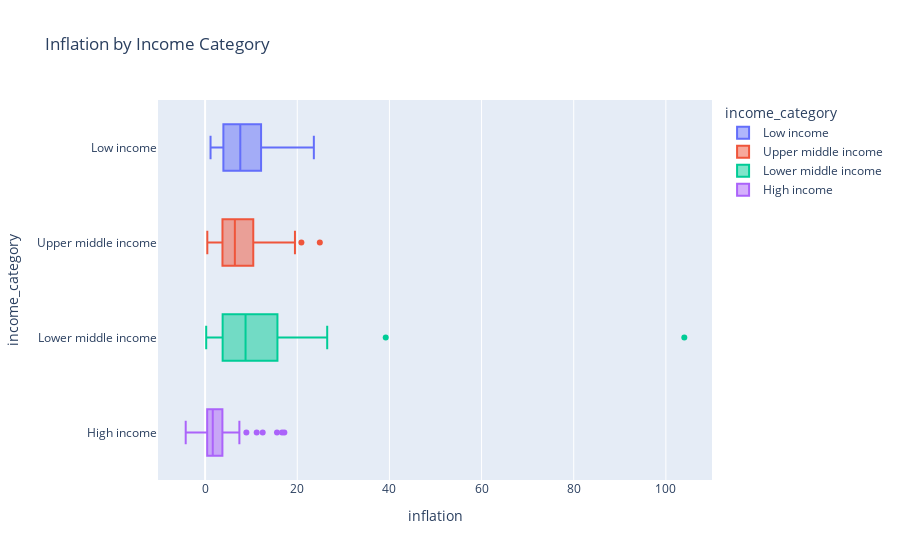

Write notebook code for a chart like this one.
### Code cell
# Creates a horizontal box plot to visualize the inflation distribution by income category.
px.box(
    df_countries,
    x="inflation",
    y="income_category",
    color="income_category",
    orientation="h",
    hover_data=["country"],
    title="Inflation by Income Category",
)

### Figure 1 — Plotly figure (JSON) as saved in the notebook; plotly's stock layout.template omitted (floating-point values rounded to 4 significant figures)
{"data": [{"alignmentgroup": "True", "customdata": [["Afghanistan"], ["Burkina Faso"], ["Burundi"], ["Central African Republic"], ["Chad"], ["Congo Dem. Rep."], ["Eritrea"], ["Gambia"], ["Guinea-Bissau"], ["Liberia"], ["Madagascar"], ["Malawi"], ["Mali"], ["Mozambique"], ["Niger"], ["Rwanda"], ["Sierra Leone"], ["Sudan"], ["Togo"], ["Uganda"], ["Yemen"]], "hovertemplate": "income_category=%{y}<br>inflation=%{x}<br>country=%{customdata[0]}<extra></extra>", "legendgroup": "Low income", "marker": {"color": "#636efa"}, "name": "Low income", "notched": false, "offsetgroup": "Low income", "orientation": "h", "showlegend": true, "type": "box", "x": [9.44, 6.81, 12.3, 2.01, 6.39, 20.8, 11.6, 4.3, 2.97, 5.47, 8.79, 12.1, 4.37, 7.64, 2.55, 2.61, 17.2, 19.6, 1.18, 10.6, 23.6], "x0": " ", "xaxis": "x", "y": ["Low income", "Low income", "Low income", "Low income", "Low income", "Low income", "Low income", "Low income", "Low income", "Low income", "Low income", "Low income", "Low income", "Low income", "Low income", "Low income", "Low income", "Low income", "Low income", "Low income", "Low income"], "y0": " ", "yaxis": "y"}, {"alignmentgroup": "True", "customdata": [["Albania"], ["Argentina"], ["Armenia"], ["Azerbaijan"], ["Belarus"], ["Belize"], ["Bosnia and Herzegovina"], ["Botswana"], ["Brazil"], ["Bulgaria"], ["China"], ["Colombia"], ["Costa Rica"], ["Dominican Republic"], ["Ecuador"], ["El Salvador"], ["Equatorial Guinea"], ["Fiji"], ["Gabon"], ["Georgia"], ["Grenada"], ["Guatemala"], ["Indonesia"], ["Iraq"], ["Jamaica"], ["Kazakhstan"], ["Libya"], ["Malaysia"], ["Maldives"], ["Mauritius"], ["Moldova"], ["Montenegro"], ["Namibia"], ["Paraguay"], ["Peru"], ["Russia"], ["Serbia"], ["South Africa"], ["St. Vincent and the Grenadines"], ["Suriname"], ["Thailand"], ["Tonga"], ["Turkey"], ["Turkmenistan"]], "hovertemplate": "income_category=%{y}<br>inflation=%{x}<br>country=%{customdata[0]}<extra></extra>", "legendgroup": "Upper middle income", "marker": {"color": "#EF553B"}, "name": "Upper middle income", "notched": false, "offsetgroup": "Upper middle income", "orientation": "h", "showlegend": true, "type": "box", "x": [4.49, 20.9, 7.77, 13.8, 15.1, 1.14, 1.4, 8.92, 8.41, 1.11, 6.94, 3.86, 6.57, 5.44, 7.47, 2.65, 24.9, 4.23, 16.6, 8.55, 0.48, 5.14, 15.3, 16.6, 9.81, 19.5, 14.2, 7.27, 2.88, 1.13, 11.1, 1.6, 3.56, 6.1, 5.71, 14.2, 5.88, 6.35, 4.44, 7.2, 4.08, 3.68, 7.01, 2.31], "x0": " ", "xaxis": "x", "y": ["Upper middle income", "Upper middle income", "Upper middle income", "Upper middle income", "Upper middle income", "Upper middle income", "Upper middle income", "Upper middle income", "Upper middle income", "Upper middle income", "Upper middle income", "Upper middle income", "Upper middle income", "Upper middle income", "Upper middle income", "Upper middle income", "Upper middle income", "Upper middle income", "Upper middle income", "Upper middle income", "Upper middle income", "Upper middle income", "Upper middle income", "Upper middle income", "Upper middle income", "Upper middle income", "Upper middle income", "Upper middle income", "Upper middle income", "Upper middle income", "Upper middle income", "Upper middle income", "Upper middle income", "Upper middle income", "Upper middle income", "Upper middle income", "Upper middle income", "Upper middle income", "Upper middle income", "Upper middle income", "Upper middle income", "Upper middle income", "Upper middle income", "Upper middle income"], "y0": " ", "yaxis": "y"}, {"alignmentgroup": "True", "customdata": [["Algeria"], ["Angola"], ["Bangladesh"], ["Benin"], ["Bhutan"], ["Bolivia"], ["Cambodia"], ["Cameroon"], ["Cape Verde"], ["Comoros"], ["Congo Rep."], ["Cote d'Ivoire"], ["Egypt"], ["Ghana"], ["Guinea"], ["Haiti"], ["India"], ["Iran"], ["Jordan"], ["Kenya"], ["Kiribati"], ["Kyrgyz Republic"], ["Lao"], ["Lebanon"], ["Lesotho"], ["Mauritania"], ["Micronesia"], ["Mongolia"], ["Morocco"], ["Myanmar"], ["Nepal"], ["Nigeria"], ["Pakistan"], ["Philippines"], ["Samoa"], ["Senegal"], ["Solomon Islands"], ["Sri Lanka"], ["Tajikistan"], ["Tanzania"], ["Timor-Leste"], ["Tunisia"], ["Ukraine"], ["Uzbekistan"], ["Vanuatu"], ["Vietnam"], ["Zambia"]], "hovertemplate": "income_category=%{y}<br>inflation=%{x}<br>country=%{customdata[0]}<extra></extra>", "legendgroup": "Lower middle income", "marker": {"color": "#00cc96"}, "name": "Lower middle income", "notched": false, "offsetgroup": "Lower middle income", "orientation": "h", "showlegend": true, "type": "box", "x": [16.1, 22.4, 7.14, 0.885, 5.99, 8.78, 3.12, 1.91, 0.505, 3.87, 20.7, 5.39, 10.1, 16.6, 16.1, 5.45, 8.98, 15.9, 8.43, 2.09, 1.52, 10, 9.2, 0.238, 4.15, 18.9, 3.8, 39.2, 0.976, 7.04, 15.1, 104, 10.9, 4.22, 1.72, 1.85, 6.81, 22.8, 12.5, 9.25, 26.5, 3.82, 13.4, 16.5, 2.62, 12.1, 14], "x0": " ", "xaxis": "x", "y": ["Lower middle income", "Lower middle income", "Lower middle income", "Lower middle income", "Lower middle income", "Lower middle income", "Lower middle income", "Lower middle income", "Lower middle income", "Lower middle income", "Lower middle income", "Lower middle income", "Lower middle income", "Lower middle income", "Lower middle income", "Lower middle income", "Lower middle income", "Lower middle income", "Lower middle income", "Lower middle income", "Lower middle income", "Lower middle income", "Lower middle income", "Lower middle income", "Lower middle income", "Lower middle income", "Lower middle income", "Lower middle income", "Lower middle income", "Lower middle income", "Lower middle income", "Lower middle income", "Lower middle income", "Lower middle income", "Lower middle income", "Lower middle income", "Lower middle income", "Lower middle income", "Lower middle income", "Lower middle income", "Lower middle income", "Lower middle income", "Lower middle income", "Lower middle income", "Lower middle income", "Lower middle income", "Lower middle income"], "y0": " ", "yaxis": "y"}, {"alignmentgroup": "True", "customdata": [["Antigua and Barbuda"], ["Australia"], ["Austria"], ["Bahamas"], ["Bahrain"], ["Barbados"], ["Belgium"], ["Brunei"], ["Canada"], ["Chile"], ["Croatia"], ["Cyprus"], ["Czech Republic"], ["Denmark"], ["Estonia"], ["Finland"], ["France"], ["Germany"], ["Greece"], ["Guyana"], ["Hungary"], ["Iceland"], ["Ireland"], ["Israel"], ["Italy"], ["Japan"], ["Kuwait"], ["Latvia"], ["Lithuania"], ["Luxembourg"], ["Malta"], ["Netherlands"], ["New Zealand"], ["Norway"], ["Oman"], ["Panama"], ["Poland"], ["Portugal"], ["Qatar"], ["Romania"], ["Saudi Arabia"], ["Seychelles"], ["Singapore"], ["Slovak Republic"], ["Slovenia"], ["South Korea"], ["Spain"], ["Sweden"], ["Switzerland"], ["United Arab Emirates"], ["United Kingdom"], ["United States"], ["Uruguay"]], "hovertemplate": "income_category=%{y}<br>inflation=%{x}<br>country=%{customdata[0]}<extra></extra>", "legendgroup": "High income", "marker": {"color": "#ab63fa"}, "name": "High income", "notched": false, "offsetgroup": "High income", "orientation": "h", "showlegend": true, "type": "box", "x": [1.44, 1.16, 0.873, -0.393, 7.44, 0.321, 1.88, 16.7, 2.87, 8.96, 0.821, 2.01, -1.43, 3.22, 1.74, 0.351, 1.05, 0.758, 0.673, 5.73, 2.33, 5.47, -3.22, 1.77, 0.319, -1.9, 11.2, -0.812, 2.38, 3.62, 3.83, 0.848, 3.73, 5.95, 15.6, 2.59, 1.66, 0.643, 6.98, 3.53, 17.2, -4.21, -0.046, 0.485, -0.987, 3.16, 0.16, 0.991, 0.317, 12.5, 1.57, 1.22, 4.91], "x0": " ", "xaxis": "x", "y": ["High income", "High income", "High income", "High income", "High income", "High income", "High income", "High income", "High income", "High income", "High income", "High income", "High income", "High income", "High income", "High income", "High income", "High income", "High income", "High income", "High income", "High income", "High income", "High income", "High income", "High income", "High income", "High income", "High income", "High income", "High income", "High income", "High income", "High income", "High income", "High income", "High income", "High income", "High income", "High income", "High income", "High income", "High income", "High income", "High income", "High income", "High income", "High income", "High income", "High income", "High income", "High income", "High income"], "y0": " ", "yaxis": "y"}], "layout": {"boxmode": "overlay", "legend": {"title": {"text": "income_category"}, "tracegroupgap": 0}, "title": {"text": "Inflation by Income Category"}, "xaxis": {"anchor": "y", "domain": [0, 1], "title": {"text": "inflation"}}, "yaxis": {"anchor": "x", "categoryarray": ["High income", "Lower middle income", "Upper middle income", "Low income"], "categoryorder": "array", "domain": [0, 1], "title": {"text": "income_category"}}}}
